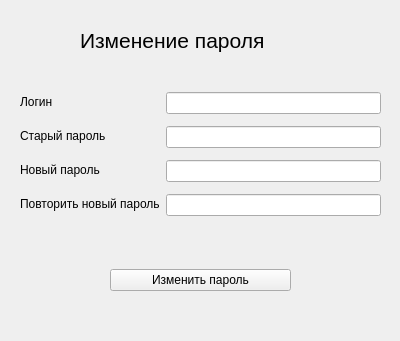
<?xml version="1.0" encoding="UTF-8"?>
<ui version="4.0">
 <class>Form</class>
 <widget class="QWidget" name="Form">
  <property name="geometry">
   <rect>
    <x>0</x>
    <y>0</y>
    <width>400</width>
    <height>341</height>
   </rect>
  </property>
  <property name="windowTitle">
   <string>Изменение пароля</string>
  </property>
  <widget class="QLabel" name="label">
   <property name="geometry">
    <rect>
     <x>80</x>
     <y>10</y>
     <width>241</width>
     <height>61</height>
    </rect>
   </property>
   <property name="font">
    <font>
     <pointsize>16</pointsize>
    </font>
   </property>
   <property name="text">
    <string>Изменение пароля</string>
   </property>
  </widget>
  <widget class="QWidget" name="horizontalLayoutWidget">
   <property name="geometry">
    <rect>
     <x>20</x>
     <y>80</y>
     <width>361</width>
     <height>151</height>
    </rect>
   </property>
   <layout class="QHBoxLayout" name="horizontalLayout">
    <item>
     <layout class="QVBoxLayout" name="verticalLayout_4">
      <property name="spacing">
       <number>0</number>
      </property>
      <property name="topMargin">
       <number>5</number>
      </property>
      <property name="bottomMargin">
       <number>10</number>
      </property>
      <item>
       <widget class="QLabel" name="label_2">
        <property name="text">
         <string>Логин</string>
        </property>
       </widget>
      </item>
      <item>
       <widget class="QLabel" name="label_3">
        <property name="text">
         <string>Старый пароль</string>
        </property>
       </widget>
      </item>
      <item>
       <widget class="QLabel" name="label_5">
        <property name="text">
         <string>Новый пароль</string>
        </property>
       </widget>
      </item>
      <item>
       <widget class="QLabel" name="label_4">
        <property name="text">
         <string>Повторить новый пароль</string>
        </property>
       </widget>
      </item>
     </layout>
    </item>
    <item>
     <layout class="QVBoxLayout" name="verticalLayout_3">
      <property name="spacing">
       <number>0</number>
      </property>
      <property name="bottomMargin">
       <number>0</number>
      </property>
      <item>
       <widget class="QLineEdit" name="loginInChangePassword"/>
      </item>
      <item>
       <widget class="QLineEdit" name="oldPasswordInChangePassword"/>
      </item>
      <item>
       <widget class="QLineEdit" name="newPasswordInChangePassword"/>
      </item>
      <item>
       <widget class="QLineEdit" name="repeatNewPasswordInChangePassword"/>
      </item>
     </layout>
    </item>
   </layout>
  </widget>
  <widget class="QWidget" name="verticalLayoutWidget_3">
   <property name="geometry">
    <rect>
     <x>10</x>
     <y>240</y>
     <width>381</width>
     <height>80</height>
    </rect>
   </property>
   <layout class="QVBoxLayout" name="verticalLayout_5">
    <property name="leftMargin">
     <number>100</number>
    </property>
    <property name="rightMargin">
     <number>100</number>
    </property>
    <item>
     <widget class="QPushButton" name="changePasswordButton">
      <property name="text">
       <string>Изменить пароль</string>
      </property>
     </widget>
    </item>
   </layout>
  </widget>
 </widget>
 <resources/>
 <connections/>
</ui>
